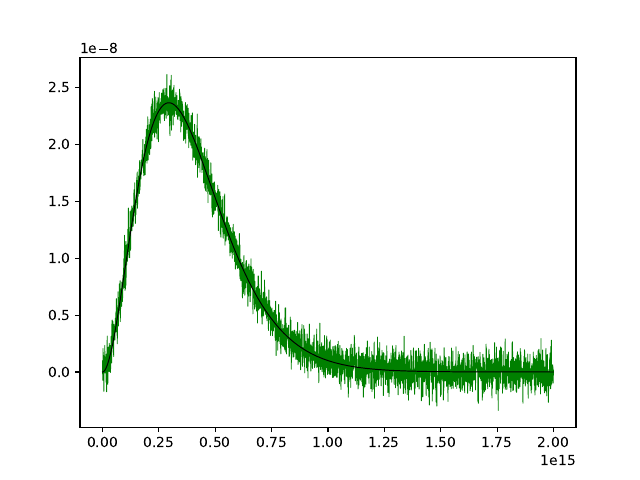

This chart was generated by the following Python code:
import numpy as np
from scipy.optimize import curve_fit
import matplotlib.pyplot as plt

#Returns the value of Blackbody radiation
def radiation(f,h,c,K_b,T):
    return 2*h*f**3/(c**2*(np.exp(h*f/(K_b*T))-1))

f=open("dataset3.txt","r")
x=[]
y=[]

lines=f.readlines()

#Reading x,y pairs from file
for line in lines:
    data=line.split()
    x.append(float(data[0]))
    y.append(float(data[1]))
x,y=np.array(x),np.array(y)

#Initial guess for h,c,Kb,T
guess=(6.6260715e-34,3e8,1.3806452e-23,4999)
(h,c,K_b,T),_=curve_fit(radiation,x,y,guess)

print(2*h/c**2,h/(K_b*T))

#Display the values of variables and plot the graph
print(h,c,K_b,T)
plt.plot(x,y,color="green",label="Original Data with Noise",lw=0.6)
plt.plot(x,radiation(x,h,c,K_b,T),color="black",lw=0.7,label="Estimated Plot")
plt.savefig("dataset3_2.png",format="png")
plt.savefig("dataset3_2.pdf",format="pdf")